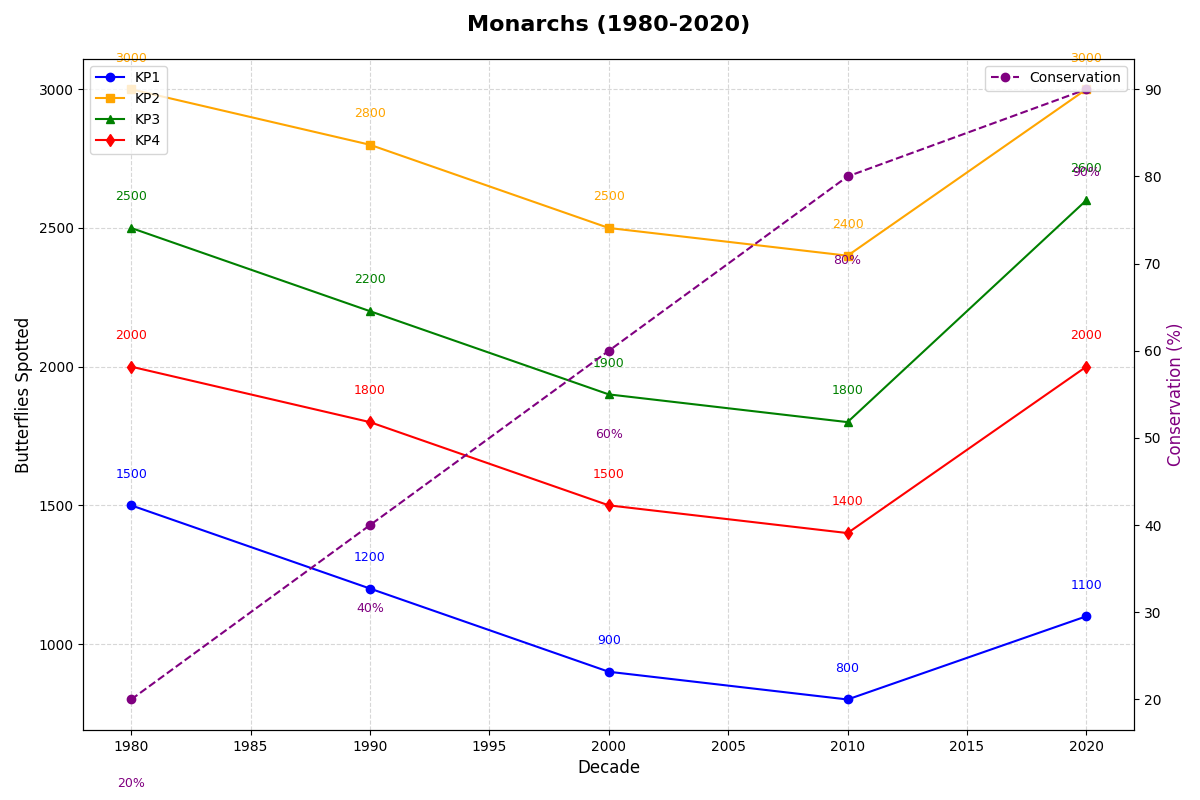

This chart was generated by the following Python code:
import matplotlib.pyplot as plt
import numpy as np

# Decades
decades = np.array([1980, 1990, 2000, 2010, 2020])

# Number of butterflies spotted at different points
key_point_1 = np.array([1500, 1200, 900, 800, 1100])
key_point_2 = np.array([3000, 2800, 2500, 2400, 3000])
key_point_3 = np.array([2500, 2200, 1900, 1800, 2600])
key_point_4 = np.array([2000, 1800, 1500, 1400, 2000])

# Conservation efforts effectiveness
conservation_efforts = np.array([20, 40, 60, 80, 90])

# Create subplots
fig, ax = plt.subplots(figsize=(12, 8))

# Plot data
ax.plot(decades, key_point_1, 'o-', label='KP1', color='blue')
ax.plot(decades, key_point_2, 's-', label='KP2', color='orange')
ax.plot(decades, key_point_3, '^-', label='KP3', color='green')
ax.plot(decades, key_point_4, 'd-', label='KP4', color='red')

# Twin axes for conservation efforts
ax2 = ax.twinx()
ax2.plot(decades, conservation_efforts, 'o--', color='purple', label='Conservation')

# Titles and labels
ax.set_title('Monarchs (1980-2020)', fontsize=16, fontweight='bold', pad=20)
ax.set_xlabel('Decade', fontsize=12)
ax.set_ylabel('Butterflies Spotted', fontsize=12)
ax2.set_ylabel('Conservation (%)', fontsize=12, color='purple')

# Legend and grid
ax.legend(loc='upper left', fontsize=10)
ax2.legend(loc='upper right', fontsize=10)
ax.grid(True, linestyle='--', alpha=0.5)

# Annotate points
for decade, kp1, kp2, kp3, kp4 in zip(decades, key_point_1, key_point_2, key_point_3, key_point_4):
    ax.text(decade, kp1 + 100, f'{kp1}', ha='center', fontsize=9, color='blue')
    ax.text(decade, kp2 + 100, f'{kp2}', ha='center', fontsize=9, color='orange')
    ax.text(decade, kp3 + 100, f'{kp3}', ha='center', fontsize=9, color='green')
    ax.text(decade, kp4 + 100, f'{kp4}', ha='center', fontsize=9, color='red')

for decade, ce in zip(decades, conservation_efforts):
    ax2.text(decade, ce - 10, f'{ce}%', ha='center', fontsize=9, color='purple')

# Use tight layout
plt.tight_layout()

# Show plot
plt.show()
